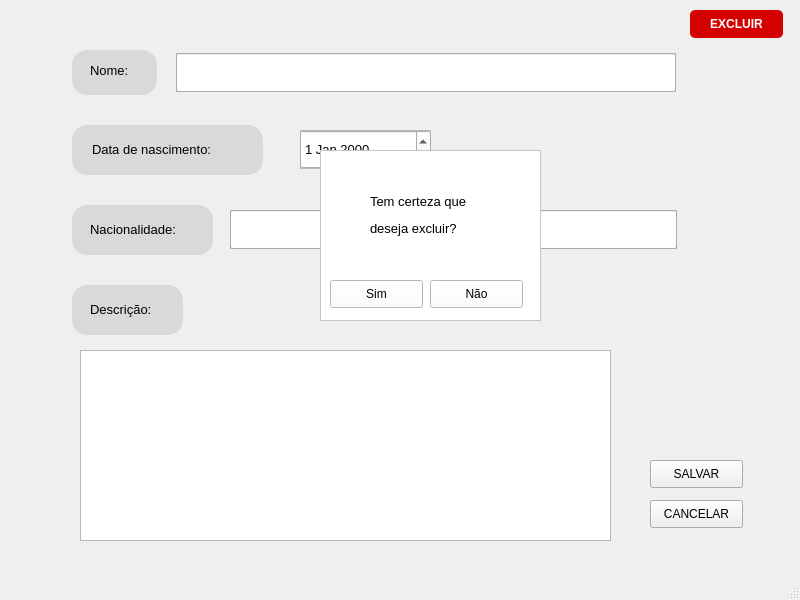
<?xml version="1.0" encoding="UTF-8"?>
<ui version="4.0">
 <class>MainWindow</class>
 <widget class="QMainWindow" name="MainWindow">
  <property name="geometry">
   <rect>
    <x>0</x>
    <y>0</y>
    <width>800</width>
    <height>600</height>
   </rect>
  </property>
  <property name="minimumSize">
   <size>
    <width>800</width>
    <height>600</height>
   </size>
  </property>
  <property name="maximumSize">
   <size>
    <width>800</width>
    <height>600</height>
   </size>
  </property>
  <property name="windowTitle">
   <string>Perfil do Usuário</string>
  </property>
  <widget class="QWidget" name="centralwidget">
   <widget class="QFrame" name="frame">
    <property name="geometry">
     <rect>
      <x>72</x>
      <y>50</y>
      <width>85</width>
      <height>45</height>
     </rect>
    </property>
    <property name="toolTip">
     <string/>
    </property>
    <property name="whatsThis">
     <string/>
    </property>
    <property name="styleSheet">
     <string notr="true">border-radius: 15px;
background: #D9D9D9;</string>
    </property>
   </widget>
   <widget class="QLabel" name="label">
    <property name="geometry">
     <rect>
      <x>90</x>
      <y>62</y>
      <width>55</width>
      <height>16</height>
     </rect>
    </property>
    <property name="font">
     <font>
      <pointsize>10</pointsize>
     </font>
    </property>
    <property name="styleSheet">
     <string notr="true">background: #D9D9D9;</string>
    </property>
    <property name="text">
     <string>Nome:</string>
    </property>
   </widget>
   <widget class="QTextBrowser" name="textBrowser">
    <property name="geometry">
     <rect>
      <x>176</x>
      <y>53</y>
      <width>500</width>
      <height>39</height>
     </rect>
    </property>
    <property name="font">
     <font>
      <pointsize>10</pointsize>
     </font>
    </property>
   </widget>
   <widget class="QFrame" name="frame_2">
    <property name="geometry">
     <rect>
      <x>72</x>
      <y>125</y>
      <width>191</width>
      <height>50</height>
     </rect>
    </property>
    <property name="toolTip">
     <string/>
    </property>
    <property name="whatsThis">
     <string/>
    </property>
    <property name="styleSheet">
     <string notr="true">border-radius: 15px;
background: #D9D9D9;</string>
    </property>
    <widget class="QLabel" name="label_2">
     <property name="geometry">
      <rect>
       <x>20</x>
       <y>10</y>
       <width>161</width>
       <height>29</height>
      </rect>
     </property>
     <property name="font">
      <font>
       <pointsize>10</pointsize>
      </font>
     </property>
     <property name="text">
      <string>Data de nascimento:</string>
     </property>
    </widget>
   </widget>
   <widget class="QTextBrowser" name="textBrowser_2">
    <property name="geometry">
     <rect>
      <x>300</x>
      <y>130</y>
      <width>131</width>
      <height>39</height>
     </rect>
    </property>
    <property name="font">
     <font>
      <pointsize>10</pointsize>
     </font>
    </property>
   </widget>
   <widget class="QFrame" name="frame_3">
    <property name="geometry">
     <rect>
      <x>72</x>
      <y>205</y>
      <width>141</width>
      <height>50</height>
     </rect>
    </property>
    <property name="toolTip">
     <string/>
    </property>
    <property name="whatsThis">
     <string/>
    </property>
    <property name="styleSheet">
     <string notr="true">border-radius: 15px;
background: #D9D9D9;</string>
    </property>
    <widget class="QLabel" name="label_3">
     <property name="geometry">
      <rect>
       <x>18</x>
       <y>10</y>
       <width>161</width>
       <height>29</height>
      </rect>
     </property>
     <property name="font">
      <font>
       <pointsize>10</pointsize>
      </font>
     </property>
     <property name="text">
      <string>Nacionalidade:</string>
     </property>
    </widget>
   </widget>
   <widget class="QTextBrowser" name="textBrowser_3">
    <property name="geometry">
     <rect>
      <x>230</x>
      <y>210</y>
      <width>447</width>
      <height>39</height>
     </rect>
    </property>
    <property name="font">
     <font>
      <pointsize>10</pointsize>
     </font>
    </property>
   </widget>
   <widget class="QFrame" name="frame_4">
    <property name="geometry">
     <rect>
      <x>72</x>
      <y>285</y>
      <width>111</width>
      <height>50</height>
     </rect>
    </property>
    <property name="toolTip">
     <string/>
    </property>
    <property name="whatsThis">
     <string/>
    </property>
    <property name="styleSheet">
     <string notr="true">border-radius: 15px;
background: #D9D9D9;</string>
    </property>
    <widget class="QLabel" name="label_4">
     <property name="geometry">
      <rect>
       <x>18</x>
       <y>10</y>
       <width>81</width>
       <height>29</height>
      </rect>
     </property>
     <property name="font">
      <font>
       <pointsize>10</pointsize>
      </font>
     </property>
     <property name="text">
      <string>Descrição:</string>
     </property>
    </widget>
   </widget>
   <widget class="QTextBrowser" name="textBrowser_4">
    <property name="geometry">
     <rect>
      <x>80</x>
      <y>350</y>
      <width>531</width>
      <height>191</height>
     </rect>
    </property>
    <property name="html">
     <string>&lt;!DOCTYPE HTML PUBLIC &quot;-//W3C//DTD HTML 4.0//EN&quot; &quot;http://www.w3.org/TR/REC-html40/strict.dtd&quot;&gt;
&lt;html&gt;&lt;head&gt;&lt;meta name=&quot;qrichtext&quot; content=&quot;1&quot; /&gt;&lt;style type=&quot;text/css&quot;&gt;
p, li { white-space: pre-wrap; }
&lt;/style&gt;&lt;/head&gt;&lt;body style=&quot; font-family:'MS Shell Dlg 2'; font-size:7.8pt; font-weight:400; font-style:normal;&quot;&gt;
&lt;p style=&quot;-qt-paragraph-type:empty; margin-top:0px; margin-bottom:0px; margin-left:0px; margin-right:0px; -qt-block-indent:0; text-indent:0px;&quot;&gt;&lt;br /&gt;&lt;/p&gt;&lt;/body&gt;&lt;/html&gt;</string>
    </property>
   </widget>
   <widget class="QPushButton" name="pushButton">
    <property name="geometry">
     <rect>
      <x>650</x>
      <y>460</y>
      <width>93</width>
      <height>28</height>
     </rect>
    </property>
    <property name="text">
     <string>EDITAR</string>
    </property>
   </widget>
   <widget class="QPushButton" name="pushButton_2">
    <property name="geometry">
     <rect>
      <x>650</x>
      <y>500</y>
      <width>93</width>
      <height>28</height>
     </rect>
    </property>
    <property name="text">
     <string>VOLTAR</string>
    </property>
   </widget>
   <widget class="QLineEdit" name="lineEdit">
    <property name="geometry">
     <rect>
      <x>176</x>
      <y>53</y>
      <width>500</width>
      <height>39</height>
     </rect>
    </property>
    <property name="font">
     <font>
      <pointsize>10</pointsize>
     </font>
    </property>
   </widget>
   <widget class="QDateEdit" name="dateEdit">
    <property name="geometry">
     <rect>
      <x>300</x>
      <y>130</y>
      <width>131</width>
      <height>39</height>
     </rect>
    </property>
    <property name="font">
     <font>
      <pointsize>10</pointsize>
     </font>
    </property>
   </widget>
   <widget class="QLineEdit" name="lineEdit_2">
    <property name="geometry">
     <rect>
      <x>230</x>
      <y>210</y>
      <width>447</width>
      <height>39</height>
     </rect>
    </property>
    <property name="font">
     <font>
      <pointsize>10</pointsize>
     </font>
    </property>
   </widget>
   <widget class="QTextEdit" name="textEdit">
    <property name="geometry">
     <rect>
      <x>80</x>
      <y>350</y>
      <width>531</width>
      <height>191</height>
     </rect>
    </property>
   </widget>
   <widget class="QPushButton" name="pushButton_4">
    <property name="geometry">
     <rect>
      <x>650</x>
      <y>500</y>
      <width>93</width>
      <height>28</height>
     </rect>
    </property>
    <property name="text">
     <string>CANCELAR</string>
    </property>
   </widget>
   <widget class="QPushButton" name="pushButton_3">
    <property name="geometry">
     <rect>
      <x>650</x>
      <y>460</y>
      <width>93</width>
      <height>28</height>
     </rect>
    </property>
    <property name="text">
     <string>SALVAR</string>
    </property>
   </widget>
   <widget class="QPushButton" name="pushButton_5">
    <property name="geometry">
     <rect>
      <x>690</x>
      <y>10</y>
      <width>93</width>
      <height>28</height>
     </rect>
    </property>
    <property name="font">
     <font>
      <weight>75</weight>
      <bold>true</bold>
     </font>
    </property>
    <property name="cursor">
     <cursorShape>PointingHandCursor</cursorShape>
    </property>
    <property name="styleSheet">
     <string notr="true">background-color: rgb(213, 0, 0);
color: rgb(255, 255, 255);
border-radius: 5px;</string>
    </property>
    <property name="text">
     <string>EXCLUIR</string>
    </property>
   </widget>
   <widget class="QFrame" name="frame_5">
    <property name="geometry">
     <rect>
      <x>320</x>
      <y>150</y>
      <width>221</width>
      <height>171</height>
     </rect>
    </property>
    <property name="styleSheet">
     <string notr="true">background-color: rgb(255, 255, 255);</string>
    </property>
    <property name="frameShape">
     <enum>QFrame::StyledPanel</enum>
    </property>
    <property name="frameShadow">
     <enum>QFrame::Raised</enum>
    </property>
    <widget class="QLabel" name="label_5">
     <property name="geometry">
      <rect>
       <x>50</x>
       <y>40</y>
       <width>141</width>
       <height>51</height>
      </rect>
     </property>
     <property name="font">
      <font>
       <pointsize>10</pointsize>
      </font>
     </property>
     <property name="text">
      <string>&lt;html&gt;&lt;head/&gt;&lt;body&gt;&lt;p&gt;Tem certeza que &lt;/p&gt;&lt;p&gt;deseja excluir?&lt;/p&gt;&lt;/body&gt;&lt;/html&gt;</string>
     </property>
    </widget>
    <widget class="QPushButton" name="pushButton_6">
     <property name="geometry">
      <rect>
       <x>10</x>
       <y>130</y>
       <width>93</width>
       <height>28</height>
      </rect>
     </property>
     <property name="text">
      <string>Sim</string>
     </property>
    </widget>
    <widget class="QPushButton" name="pushButton_7">
     <property name="geometry">
      <rect>
       <x>110</x>
       <y>130</y>
       <width>93</width>
       <height>28</height>
      </rect>
     </property>
     <property name="text">
      <string>Não</string>
     </property>
    </widget>
   </widget>
  </widget>
  <widget class="QMenuBar" name="menubar">
   <property name="geometry">
    <rect>
     <x>0</x>
     <y>0</y>
     <width>800</width>
     <height>26</height>
    </rect>
   </property>
  </widget>
  <widget class="QStatusBar" name="statusbar"/>
 </widget>
 <resources/>
 <connections/>
</ui>
